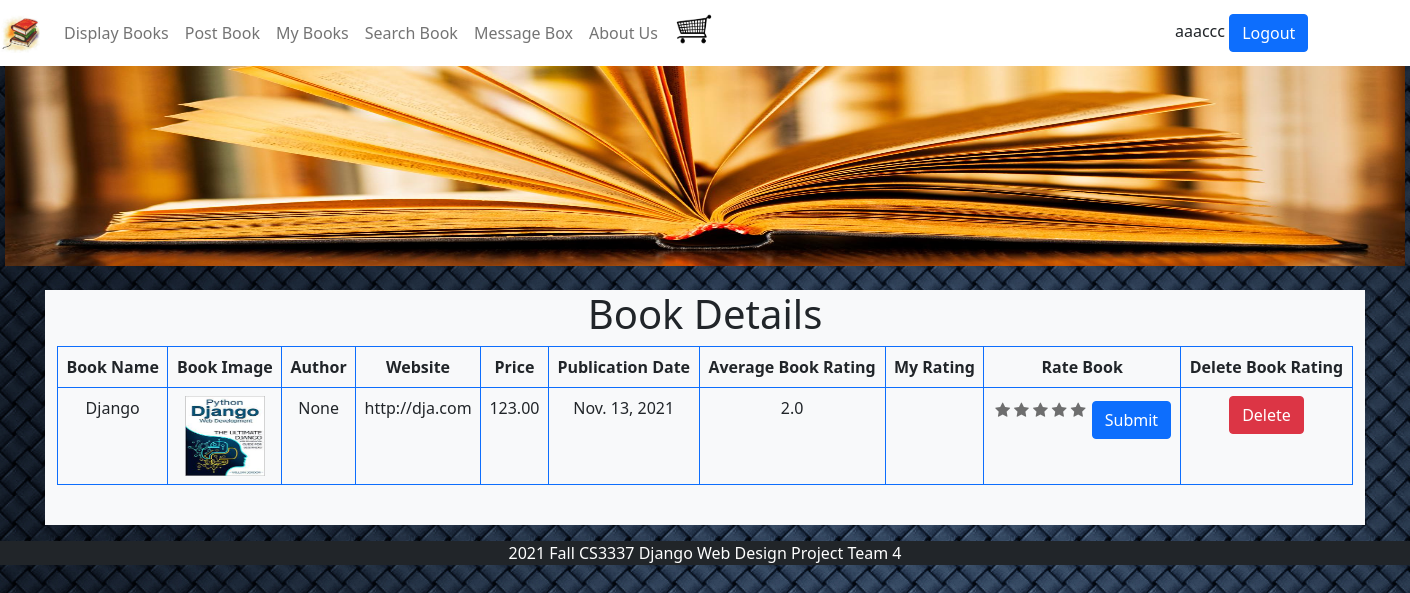
/book_detail/2 (signed in), run on an earlier commit of the app's database.
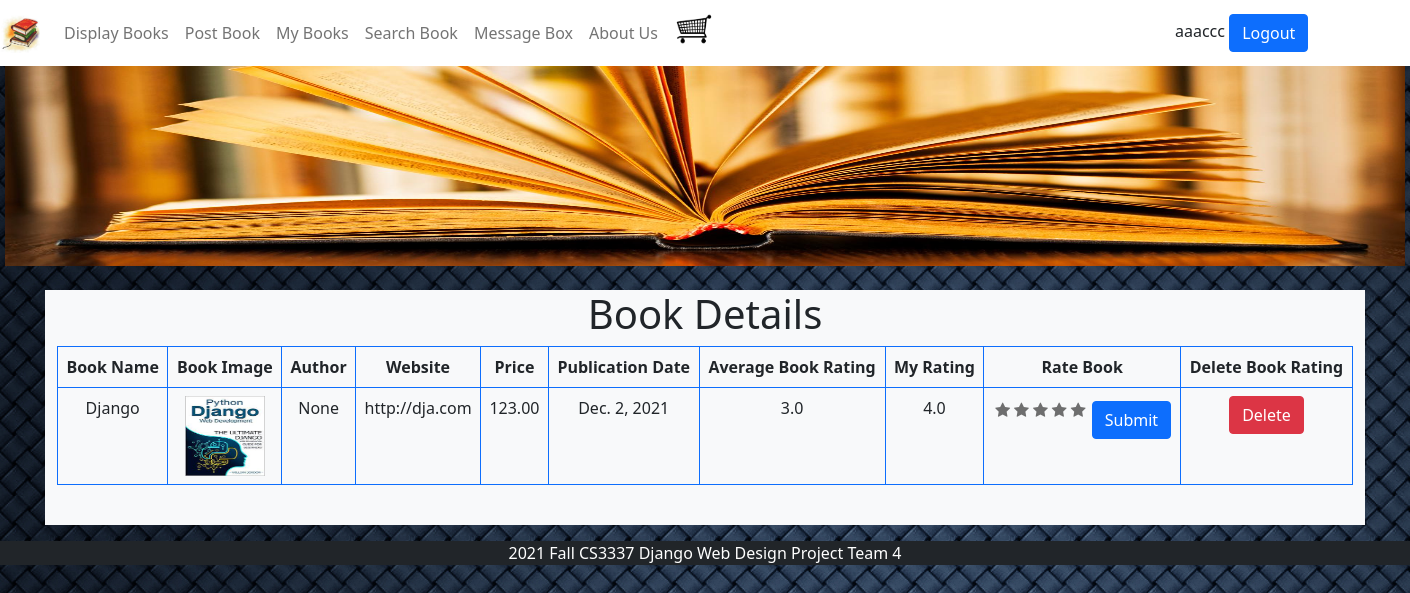
And on a later commit of the database.
### bookMng/models.py (models this page shows, shortened)
class Book(models.Model):
    name = models.CharField(max_length=200)
    web = models.URLField(max_length=200)
    price = models.DecimalField(decimal_places=2, max_digits=6)
    publishdate = models.DateField(auto_now=True)
    picture = models.FileField(upload_to='bookEx/static/uploads')
    pic_path = models.CharField(max_length=300, editable=False, blank=True)
    username = models.ForeignKey(User, blank=True, null=True, on_delete=models.CASCADE)
    avg_rating = models.DecimalField(decimal_places=1, max_digits=65, default=5)

class BookRating(models.Model):
    rating = models.DecimalField(decimal_places=1, max_digits=2,
                                 validators=[MinValueValidator(1.0), MaxValueValidator(5.0)], default=5)
    username = models.ForeignKey(User, blank=True, null=True, on_delete=models.CASCADE)
    book = models.ForeignKey(Book, blank=True, null=True, on_delete=models.CASCADE)

### bookMng/views.py (the view, shortened to what this page needs)
# urls.py: path('book_detail/<int:book_id>',views.book_detail, name='book_detail'),
@login_required(login_url=reverse_lazy('login'))
def book_detail(request, book_id):
    book = Book.objects.get(id=book_id)
    book.pic_path = book.picture.url[14:]
    form = BookRatingForm(request.POST, request.FILES)
    lookups = Q(book=book) & Q(username=request.user)
    results = BookRating.objects.filter(lookups).distinct()
    result = None
    for res in results:
        result = res
        break
    all_ratings = BookRating.objects.filter(book=book)
    total_rating = 0
    total_number_of_ratings = 0
    for rating in all_ratings:
        total_number_of_ratings += 1
        total_rating += rating.rating
    if total_number_of_ratings != 0:
        book.avg_rating = total_rating / total_number_of_ratings
    if result is None:
        return render(request,
                      'bookMng/book_detail.html',
                      {
                          'item_list': MainMenu.objects.all(),
                          'book': book,
                          'form': form,
                      })
    return render(request,
                  'bookMng/book_detail.html',
                  {
                      'item_list': MainMenu.objects.all(),
                      'book': book,
                      'form': form,
                      'book_rating': result.rating,
                  })

### bookMng/forms.py
class BookRatingForm(ModelForm):
    class Meta:
        model = BookRating
        fields = [
            'rating',
        ]

### bookEx/templates/bookMng/book_detail.html (shortened to what this page needs)
{% extends "base.html" %}
{% load static %}
{% block content %}
<h1 align="center"> Book Details </h1>
<table class="table table-bordered border-primary">
    <thead class="thead-light">
    <tr align="center">
        <th scope="col">Book Name</th>
        <th scope="col">Book Image</th>
        <th scope="col">Author</th>
        <th scope="col">Website</th>
        <th scope="col">Price</th>
        <th scope="col">Publication Date</th>
        <th scope="col">Average Book Rating</th>
        <th scope="col">My Rating</th>
        <th scope="col">Rate Book</th>
        <th scope="col">Delete Book Rating</th>
    </tr>
    </thead>
    <tr align="center">
        <td>{{ book.name }}</td>
        <td>
            <img src="{% static book.pic_path %}" width="80" height="80">
        </td>
        <td>{{ book.username }}</td>
        <td>{{ book.web }}</td>
        <td>{{ book.price }}</td>
        <td>{{ book.publishdate }}</td>
        <td>{{ book.avg_rating }}</td>
        <td>{{ book_rating }}</td>
        <td>
            <form action="" enctype="multipart/form-data" method="post" novalidate>
                <div class="rate">
                <input type="radio" name="rating" id="rating 5" value="5" required /><label for="rating 5" title="5"></label>
                <input type="radio" name="rating" id="rating 4" value="4" required /><label for="rating 4" title="4"></label>
                <input type="radio" name="rating" id="rating 3" value="3" required /><label for="rating 3" title="3"></label>
                <input type="radio" name="rating" id="rating 2" value="2" required /><label for="rating 2" title="2"></label>
                <input type="radio" name="rating" id="rating 1" value="1" required /><label for="rating 1" title="1"></label>
                </div>
                <input class="btn btn-primary" type="submit" value="Submit">
            </form>
        </td>
        <td align="center">
            <a class="btn btn-danger" href="rating_delete/{{ book.id }}" role="button">Delete</a>
        </td>
    </tr>
</table>
<br>
{% endblock content %}

What changed in the data, as far as the page shows it:
changed Book "Django": publishdate "Nov. 13, 2021" → "Dec. 2, 2021"; avg_rating "2.0" → "3.0"
added BookRating: rating "4.0"
